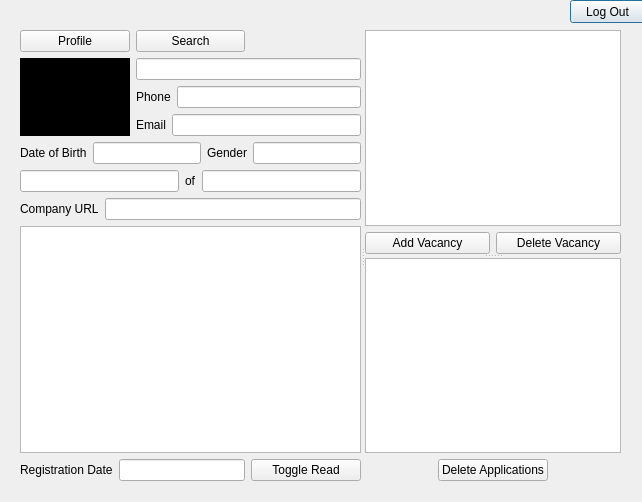
<?xml version="1.0" encoding="UTF-8"?>
<ui version="4.0">
 <class>recruiterProfile</class>
 <widget class="QDialog" name="recruiterProfile">
  <property name="geometry">
   <rect>
    <x>0</x>
    <y>0</y>
    <width>642</width>
    <height>502</height>
   </rect>
  </property>
  <property name="windowTitle">
   <string>Dialog</string>
  </property>
  <widget class="QPushButton" name="button_logOut">
   <property name="geometry">
    <rect>
     <x>570</x>
     <y>0</y>
     <width>75</width>
     <height>23</height>
    </rect>
   </property>
   <property name="text">
    <string>Log Out</string>
   </property>
  </widget>
  <widget class="QSplitter" name="splitter_2">
   <property name="geometry">
    <rect>
     <x>20</x>
     <y>30</y>
     <width>601</width>
     <height>451</height>
    </rect>
   </property>
   <property name="orientation">
    <enum>Qt::Horizontal</enum>
   </property>
   <widget class="QWidget" name="layoutWidget">
    <layout class="QGridLayout" name="gridLayout">
     <item row="4" column="0" colspan="3">
      <layout class="QHBoxLayout" name="horizontalLayout_8">
       <item>
        <widget class="QLineEdit" name="edit_jobTitle"/>
       </item>
       <item>
        <widget class="QLabel" name="label_of">
         <property name="text">
          <string>of</string>
         </property>
        </widget>
       </item>
       <item>
        <widget class="QLineEdit" name="edit_company"/>
       </item>
      </layout>
     </item>
     <item row="7" column="2">
      <widget class="QPushButton" name="button_toggleEditMode">
       <property name="text">
        <string>Toggle Read</string>
       </property>
      </widget>
     </item>
     <item row="6" column="0" colspan="3">
      <widget class="QPlainTextEdit" name="edit_company_desc"/>
     </item>
     <item row="0" column="0" colspan="2">
      <layout class="QHBoxLayout" name="horizontalLayout_7">
       <item>
        <widget class="QPushButton" name="button_reload">
         <property name="text">
          <string>Profile</string>
         </property>
        </widget>
       </item>
       <item>
        <widget class="QPushButton" name="button_search">
         <property name="text">
          <string>Search</string>
         </property>
        </widget>
       </item>
      </layout>
     </item>
     <item row="7" column="0" colspan="2">
      <layout class="QHBoxLayout" name="horizontalLayout_6">
       <item>
        <widget class="QLabel" name="label_regDate">
         <property name="text">
          <string>Registration Date</string>
         </property>
        </widget>
       </item>
       <item>
        <widget class="QLineEdit" name="edit_regDate"/>
       </item>
      </layout>
     </item>
     <item row="1" column="1" colspan="2">
      <widget class="QLineEdit" name="edit_name"/>
     </item>
     <item row="3" column="0" colspan="3">
      <layout class="QHBoxLayout" name="horizontalLayout_3">
       <item>
        <layout class="QHBoxLayout" name="horizontalLayout">
         <item>
          <widget class="QLabel" name="label_dob">
           <property name="text">
            <string>Date of Birth</string>
           </property>
          </widget>
         </item>
         <item>
          <widget class="QLineEdit" name="edit_dob"/>
         </item>
        </layout>
       </item>
       <item>
        <layout class="QHBoxLayout" name="horizontalLayout_2">
         <item>
          <widget class="QLabel" name="label_gender">
           <property name="text">
            <string>Gender</string>
           </property>
          </widget>
         </item>
         <item>
          <widget class="QLineEdit" name="edit_gender"/>
         </item>
        </layout>
       </item>
      </layout>
     </item>
     <item row="2" column="1" colspan="2">
      <layout class="QVBoxLayout" name="verticalLayout">
       <item>
        <layout class="QHBoxLayout" name="horizontalLayout_5">
         <item>
          <widget class="QLabel" name="label_phone">
           <property name="text">
            <string>Phone</string>
           </property>
          </widget>
         </item>
         <item>
          <widget class="QLineEdit" name="edit_phone"/>
         </item>
        </layout>
       </item>
       <item>
        <layout class="QHBoxLayout" name="horizontalLayout_4">
         <item>
          <widget class="QLabel" name="label_email">
           <property name="text">
            <string>Email</string>
           </property>
          </widget>
         </item>
         <item>
          <widget class="QLineEdit" name="edit_email">
           <property name="text">
            <string/>
           </property>
          </widget>
         </item>
        </layout>
       </item>
      </layout>
     </item>
     <item row="1" column="0" rowspan="2">
      <widget class="QLabel" name="label_avatar">
       <property name="styleSheet">
        <string notr="true">background-color: rgb(0, 0, 0);</string>
       </property>
       <property name="text">
        <string>Avatar</string>
       </property>
      </widget>
     </item>
     <item row="5" column="0" colspan="3">
      <layout class="QHBoxLayout" name="horizontalLayout_9">
       <item>
        <widget class="QLabel" name="label_url">
         <property name="text">
          <string>Company URL</string>
         </property>
        </widget>
       </item>
       <item>
        <widget class="QLineEdit" name="edit_url"/>
       </item>
      </layout>
     </item>
    </layout>
   </widget>
   <widget class="QSplitter" name="splitter">
    <property name="orientation">
     <enum>Qt::Vertical</enum>
    </property>
    <widget class="QWidget" name="layoutWidget_2">
     <layout class="QVBoxLayout" name="verticalLayout_2">
      <item>
       <widget class="QTableView" name="tableView_vacancy"/>
      </item>
      <item>
       <layout class="QHBoxLayout" name="horizontalLayout_10">
        <item>
         <widget class="QPushButton" name="button_addVac">
          <property name="text">
           <string>Add Vacancy</string>
          </property>
         </widget>
        </item>
        <item>
         <widget class="QPushButton" name="button_delVac">
          <property name="text">
           <string>Delete Vacancy</string>
          </property>
         </widget>
        </item>
       </layout>
      </item>
     </layout>
    </widget>
    <widget class="QWidget" name="layoutWidget_3">
     <layout class="QVBoxLayout" name="verticalLayout_3">
      <item>
       <widget class="QTableView" name="tableView_application"/>
      </item>
      <item>
       <layout class="QHBoxLayout" name="horizontalLayout_11">
        <item alignment="Qt::AlignHCenter">
         <widget class="QPushButton" name="button_delApp">
          <property name="text">
           <string>Delete Applications</string>
          </property>
         </widget>
        </item>
       </layout>
      </item>
     </layout>
    </widget>
   </widget>
  </widget>
 </widget>
 <resources/>
 <connections/>
</ui>
